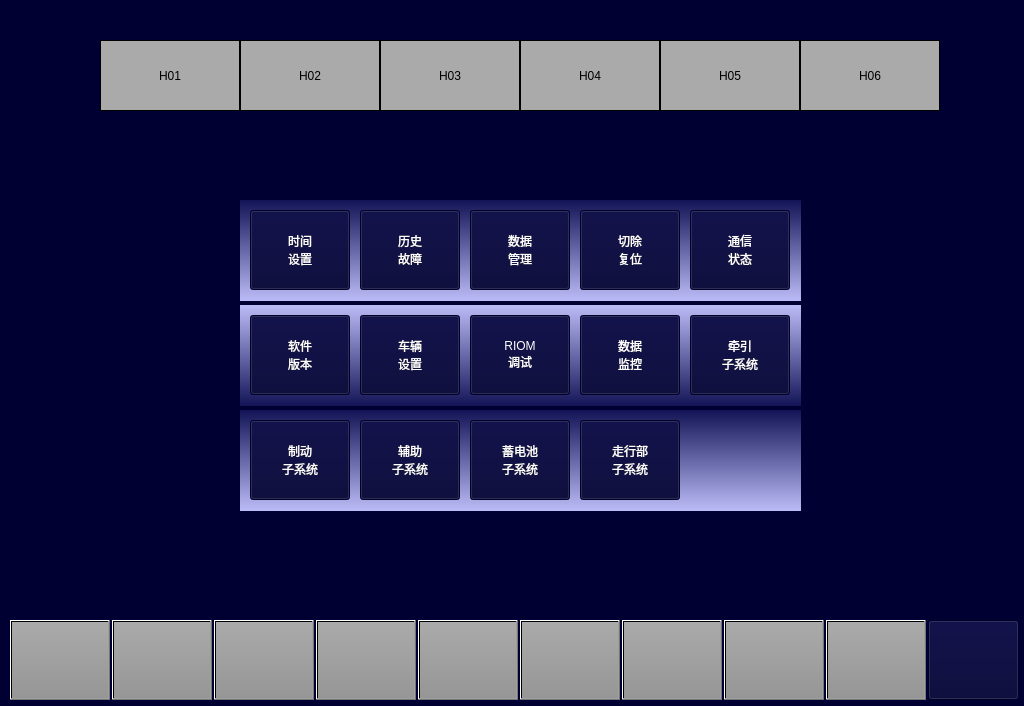
<?xml version="1.0" encoding="UTF-8"?>
<ui version="4.0">
 <class>VehicleMaintainPage</class>
 <widget class="QWidget" name="VehicleMaintainPage">
  <property name="geometry">
   <rect>
    <x>0</x>
    <y>0</y>
    <width>1024</width>
    <height>706</height>
   </rect>
  </property>
  <property name="windowTitle">
   <string>Form</string>
  </property>
  <property name="styleSheet">
   <string notr="true">background-color: rgb(0, 0, 50);</string>
  </property>
  <widget class="QLabel" name="LBLTC2">
   <property name="geometry">
    <rect>
     <x>800</x>
     <y>40</y>
     <width>140</width>
     <height>71</height>
    </rect>
   </property>
   <property name="styleSheet">
    <string notr="true">background-color:rgb(170,170,170);
border:1px solid black;
font:20px &quot;微软雅黑&quot;;</string>
   </property>
   <property name="text">
    <string>H06</string>
   </property>
   <property name="alignment">
    <set>Qt::AlignCenter</set>
   </property>
  </widget>
  <widget class="QLabel" name="LBLM1">
   <property name="geometry">
    <rect>
     <x>380</x>
     <y>40</y>
     <width>140</width>
     <height>71</height>
    </rect>
   </property>
   <property name="styleSheet">
    <string notr="true">background-color:rgb(170,170,170);
border:1px solid black;
font:20px &quot;微软雅黑&quot;;</string>
   </property>
   <property name="text">
    <string>H03</string>
   </property>
   <property name="alignment">
    <set>Qt::AlignCenter</set>
   </property>
  </widget>
  <widget class="QPushButton" name="BTN8">
   <property name="geometry">
    <rect>
     <x>724</x>
     <y>620</y>
     <width>100</width>
     <height>80</height>
    </rect>
   </property>
   <property name="focusPolicy">
    <enum>Qt::NoFocus</enum>
   </property>
   <property name="styleSheet">
    <string notr="true">	font: 20px, &quot;微软雅黑&quot;;
    color: black;
	transparent;background:qlineargradient(spread:pad,x1:0,y1:0,x2:0,y2:1,stop:0 rgba(170,170,170,255),stop:1 rgba(150,150,150,255));
</string>
   </property>
   <property name="text">
    <string/>
   </property>
  </widget>
  <widget class="QPushButton" name="BTN_DataManage">
   <property name="geometry">
    <rect>
     <x>470</x>
     <y>210</y>
     <width>100</width>
     <height>80</height>
    </rect>
   </property>
   <property name="styleSheet">
    <string notr="true">background-color: rgb(0, 0, 50);
color: rgb(255, 255, 255);
font:20px &quot;微软雅黑&quot;;</string>
   </property>
   <property name="text">
    <string>数据
管理</string>
   </property>
  </widget>
  <widget class="QPushButton" name="BTN_HistoryFault">
   <property name="geometry">
    <rect>
     <x>360</x>
     <y>210</y>
     <width>100</width>
     <height>80</height>
    </rect>
   </property>
   <property name="styleSheet">
    <string notr="true">background-color: rgb(0, 0, 50);
color: rgb(255, 255, 255);
font:20px &quot;微软雅黑&quot;;</string>
   </property>
   <property name="text">
    <string>历史
故障</string>
   </property>
  </widget>
  <widget class="QPushButton" name="BTN5">
   <property name="geometry">
    <rect>
     <x>418</x>
     <y>620</y>
     <width>100</width>
     <height>80</height>
    </rect>
   </property>
   <property name="focusPolicy">
    <enum>Qt::NoFocus</enum>
   </property>
   <property name="styleSheet">
    <string notr="true">	font: 20px, &quot;微软雅黑&quot;;
    color: black;
	transparent;background:qlineargradient(spread:pad,x1:0,y1:0,x2:0,y2:1,stop:0 rgba(170,170,170,255),stop:1 rgba(150,150,150,255));
</string>
   </property>
   <property name="text">
    <string/>
   </property>
  </widget>
  <widget class="QLabel" name="LBLM2">
   <property name="geometry">
    <rect>
     <x>520</x>
     <y>40</y>
     <width>140</width>
     <height>71</height>
    </rect>
   </property>
   <property name="styleSheet">
    <string notr="true">background-color:rgb(170,170,170);
border:1px solid black;
font:20px &quot;微软雅黑&quot;;</string>
   </property>
   <property name="text">
    <string>H04</string>
   </property>
   <property name="alignment">
    <set>Qt::AlignCenter</set>
   </property>
  </widget>
  <widget class="QLabel" name="lbl1">
   <property name="geometry">
    <rect>
     <x>240</x>
     <y>200</y>
     <width>561</width>
     <height>101</height>
    </rect>
   </property>
   <property name="styleSheet">
    <string notr="true">background: qlineargradient(x1:0, y1:0, x2:0, y2:1,stop:0 rgb(19,20,87), stop:1 rgb(187,188,247))</string>
   </property>
   <property name="text">
    <string/>
   </property>
  </widget>
  <widget class="QPushButton" name="BTN_ResetCut">
   <property name="geometry">
    <rect>
     <x>580</x>
     <y>210</y>
     <width>100</width>
     <height>80</height>
    </rect>
   </property>
   <property name="styleSheet">
    <string notr="true">background-color: rgb(0, 0, 50);
color: rgb(255, 255, 255);
font:20px &quot;微软雅黑&quot;;</string>
   </property>
   <property name="text">
    <string>切除
复位</string>
   </property>
  </widget>
  <widget class="QPushButton" name="BTN1">
   <property name="geometry">
    <rect>
     <x>10</x>
     <y>620</y>
     <width>100</width>
     <height>80</height>
    </rect>
   </property>
   <property name="focusPolicy">
    <enum>Qt::NoFocus</enum>
   </property>
   <property name="styleSheet">
    <string notr="true">font: 20px, &quot;微软雅黑&quot;;color: black;transparent;background:qlineargradient(spread:pad,x1:0,y1:0,x2:0,y2:1,stop:0 rgba(170,170,170,255),stop:1 rgba(150,150,150,255));</string>
   </property>
   <property name="text">
    <string/>
   </property>
  </widget>
  <widget class="QPushButton" name="BTN_MetroSet">
   <property name="geometry">
    <rect>
     <x>360</x>
     <y>315</y>
     <width>100</width>
     <height>80</height>
    </rect>
   </property>
   <property name="styleSheet">
    <string notr="true">background-color: rgb(0, 0, 50);
color: rgb(255, 255, 255);
font:20px &quot;微软雅黑&quot;;</string>
   </property>
   <property name="text">
    <string>车辆
设置</string>
   </property>
  </widget>
  <widget class="QPushButton" name="BTN3">
   <property name="geometry">
    <rect>
     <x>214</x>
     <y>620</y>
     <width>100</width>
     <height>80</height>
    </rect>
   </property>
   <property name="focusPolicy">
    <enum>Qt::NoFocus</enum>
   </property>
   <property name="styleSheet">
    <string notr="true">	font: 20px, &quot;微软雅黑&quot;;
    color: black;
	transparent;background:qlineargradient(spread:pad,x1:0,y1:0,x2:0,y2:1,stop:0 rgba(170,170,170,255),stop:1 rgba(150,150,150,255));
</string>
   </property>
   <property name="text">
    <string/>
   </property>
  </widget>
  <widget class="QPushButton" name="BTN7">
   <property name="geometry">
    <rect>
     <x>622</x>
     <y>620</y>
     <width>100</width>
     <height>80</height>
    </rect>
   </property>
   <property name="focusPolicy">
    <enum>Qt::NoFocus</enum>
   </property>
   <property name="styleSheet">
    <string notr="true">	font: 20px, &quot;微软雅黑&quot;;
    color: black;
	transparent;background:qlineargradient(spread:pad,x1:0,y1:0,x2:0,y2:1,stop:0 rgba(170,170,170,255),stop:1 rgba(150,150,150,255));
</string>
   </property>
   <property name="text">
    <string/>
   </property>
  </widget>
  <widget class="QPushButton" name="BTN9">
   <property name="geometry">
    <rect>
     <x>826</x>
     <y>620</y>
     <width>100</width>
     <height>80</height>
    </rect>
   </property>
   <property name="focusPolicy">
    <enum>Qt::NoFocus</enum>
   </property>
   <property name="styleSheet">
    <string notr="true">	font: 20px, &quot;微软雅黑&quot;;
    color: black;
	transparent;background:qlineargradient(spread:pad,x1:0,y1:0,x2:0,y2:1,stop:0 rgba(170,170,170,255),stop:1 rgba(150,150,150,255));
</string>
   </property>
   <property name="text">
    <string/>
   </property>
  </widget>
  <widget class="QLabel" name="LBLTC1">
   <property name="geometry">
    <rect>
     <x>100</x>
     <y>40</y>
     <width>140</width>
     <height>71</height>
    </rect>
   </property>
   <property name="styleSheet">
    <string notr="true">background-color:rgb(170,170,170);
border:1px solid black;
font:20px &quot;微软雅黑&quot;;</string>
   </property>
   <property name="text">
    <string>H01</string>
   </property>
   <property name="alignment">
    <set>Qt::AlignCenter</set>
   </property>
  </widget>
  <widget class="QPushButton" name="BTN_RIOMTest">
   <property name="geometry">
    <rect>
     <x>470</x>
     <y>315</y>
     <width>100</width>
     <height>80</height>
    </rect>
   </property>
   <property name="styleSheet">
    <string notr="true">background-color: rgb(0, 0, 50);
color: rgb(255, 255, 255);
font:20px &quot;微软雅黑&quot;;</string>
   </property>
   <property name="text">
    <string>RIOM
调试</string>
   </property>
  </widget>
  <widget class="QLabel" name="LBLMP1">
   <property name="geometry">
    <rect>
     <x>240</x>
     <y>40</y>
     <width>140</width>
     <height>71</height>
    </rect>
   </property>
   <property name="styleSheet">
    <string notr="true">background-color:rgb(170,170,170);
border:1px solid black;
font:20px &quot;微软雅黑&quot;;</string>
   </property>
   <property name="text">
    <string>H02</string>
   </property>
   <property name="alignment">
    <set>Qt::AlignCenter</set>
   </property>
  </widget>
  <widget class="QLabel" name="lbl2">
   <property name="geometry">
    <rect>
     <x>240</x>
     <y>305</y>
     <width>561</width>
     <height>101</height>
    </rect>
   </property>
   <property name="styleSheet">
    <string notr="true">background: qlineargradient(x1:0, y1:0, x2:0, y2:1,stop:0 rgb(187,188,247) , stop:1 rgb(19,20,87))</string>
   </property>
   <property name="text">
    <string/>
   </property>
  </widget>
  <widget class="QPushButton" name="BTN4">
   <property name="geometry">
    <rect>
     <x>316</x>
     <y>620</y>
     <width>100</width>
     <height>80</height>
    </rect>
   </property>
   <property name="focusPolicy">
    <enum>Qt::NoFocus</enum>
   </property>
   <property name="styleSheet">
    <string notr="true">	font: 20px, &quot;微软雅黑&quot;;
    color: black;
	transparent;background:qlineargradient(spread:pad,x1:0,y1:0,x2:0,y2:1,stop:0 rgba(170,170,170,255),stop:1 rgba(150,150,150,255));
</string>
   </property>
   <property name="text">
    <string/>
   </property>
  </widget>
  <widget class="QLabel" name="LBLMP2">
   <property name="geometry">
    <rect>
     <x>660</x>
     <y>40</y>
     <width>140</width>
     <height>71</height>
    </rect>
   </property>
   <property name="styleSheet">
    <string notr="true">background-color:rgb(170,170,170);
border:1px solid black;
font:20px &quot;微软雅黑&quot;;</string>
   </property>
   <property name="text">
    <string>H05</string>
   </property>
   <property name="alignment">
    <set>Qt::AlignCenter</set>
   </property>
  </widget>
  <widget class="QPushButton" name="BTN6">
   <property name="geometry">
    <rect>
     <x>520</x>
     <y>620</y>
     <width>100</width>
     <height>80</height>
    </rect>
   </property>
   <property name="focusPolicy">
    <enum>Qt::NoFocus</enum>
   </property>
   <property name="styleSheet">
    <string notr="true">	font: 20px, &quot;微软雅黑&quot;;
    color: black;
	transparent;background:qlineargradient(spread:pad,x1:0,y1:0,x2:0,y2:1,stop:0 rgba(170,170,170,255),stop:1 rgba(150,150,150,255));
</string>
   </property>
   <property name="text">
    <string/>
   </property>
  </widget>
  <widget class="QPushButton" name="BTNHome">
   <property name="geometry">
    <rect>
     <x>928</x>
     <y>620</y>
     <width>91</width>
     <height>80</height>
    </rect>
   </property>
   <property name="focusPolicy">
    <enum>Qt::NoFocus</enum>
   </property>
   <property name="styleSheet">
    <string notr="true">border-image: url(:/images/image/Home.png);</string>
   </property>
   <property name="text">
    <string/>
   </property>
  </widget>
  <widget class="QPushButton" name="BTN2">
   <property name="geometry">
    <rect>
     <x>112</x>
     <y>620</y>
     <width>100</width>
     <height>80</height>
    </rect>
   </property>
   <property name="focusPolicy">
    <enum>Qt::NoFocus</enum>
   </property>
   <property name="styleSheet">
    <string notr="true">font: 20px, &quot;微软雅黑&quot;;color: black;transparent;background:qlineargradient(spread:pad,x1:0,y1:0,x2:0,y2:1,stop:0 rgba(170,170,170,255),stop:1 rgba(150,150,150,255));</string>
   </property>
   <property name="text">
    <string/>
   </property>
  </widget>
  <widget class="QPushButton" name="BTN_TimeSet">
   <property name="geometry">
    <rect>
     <x>250</x>
     <y>210</y>
     <width>100</width>
     <height>80</height>
    </rect>
   </property>
   <property name="styleSheet">
    <string notr="true">background-color: rgb(0, 0, 50);
color: rgb(255, 255, 255);
font:20px &quot;微软雅黑&quot;;</string>
   </property>
   <property name="text">
    <string>时间
设置</string>
   </property>
  </widget>
  <widget class="QPushButton" name="BTN_CommunicationStatus">
   <property name="geometry">
    <rect>
     <x>690</x>
     <y>210</y>
     <width>100</width>
     <height>80</height>
    </rect>
   </property>
   <property name="styleSheet">
    <string notr="true">background-color: rgb(0, 0, 50);
color: rgb(255, 255, 255);
font:20px &quot;微软雅黑&quot;;</string>
   </property>
   <property name="text">
    <string>通信
状态</string>
   </property>
  </widget>
  <widget class="QPushButton" name="BTN_SoftwareVersion">
   <property name="geometry">
    <rect>
     <x>250</x>
     <y>315</y>
     <width>100</width>
     <height>80</height>
    </rect>
   </property>
   <property name="styleSheet">
    <string notr="true">background-color: rgb(0, 0, 50);
color: rgb(255, 255, 255);
font:20px &quot;微软雅黑&quot;;</string>
   </property>
   <property name="text">
    <string>软件
版本</string>
   </property>
  </widget>
  <widget class="QPushButton" name="BTN_DataMonitor">
   <property name="geometry">
    <rect>
     <x>580</x>
     <y>315</y>
     <width>100</width>
     <height>80</height>
    </rect>
   </property>
   <property name="styleSheet">
    <string notr="true">background-color: rgb(0, 0, 50);
color: rgb(255, 255, 255);
font:20px &quot;微软雅黑&quot;;</string>
   </property>
   <property name="text">
    <string>数据
监控</string>
   </property>
  </widget>
  <widget class="QPushButton" name="BTN_TractSubsystem">
   <property name="geometry">
    <rect>
     <x>690</x>
     <y>315</y>
     <width>100</width>
     <height>80</height>
    </rect>
   </property>
   <property name="styleSheet">
    <string notr="true">background-color: rgb(0, 0, 50);
color: rgb(255, 255, 255);
font:20px &quot;微软雅黑&quot;;</string>
   </property>
   <property name="text">
    <string>牵引
子系统</string>
   </property>
  </widget>
  <widget class="QLabel" name="lbl1_2">
   <property name="geometry">
    <rect>
     <x>240</x>
     <y>410</y>
     <width>561</width>
     <height>101</height>
    </rect>
   </property>
   <property name="styleSheet">
    <string notr="true">background: qlineargradient(x1:0, y1:0, x2:0, y2:1,stop:0 rgb(19,20,87), stop:1 rgb(187,188,247))</string>
   </property>
   <property name="text">
    <string/>
   </property>
  </widget>
  <widget class="QPushButton" name="BTN_BrakeSubsystem">
   <property name="geometry">
    <rect>
     <x>250</x>
     <y>420</y>
     <width>100</width>
     <height>80</height>
    </rect>
   </property>
   <property name="styleSheet">
    <string notr="true">background-color: rgb(0, 0, 50);
color: rgb(255, 255, 255);
font:20px &quot;微软雅黑&quot;;</string>
   </property>
   <property name="text">
    <string>制动
子系统</string>
   </property>
  </widget>
  <widget class="QPushButton" name="BTN_AuxiliarySubsystem">
   <property name="geometry">
    <rect>
     <x>360</x>
     <y>420</y>
     <width>100</width>
     <height>80</height>
    </rect>
   </property>
   <property name="styleSheet">
    <string notr="true">background-color: rgb(0, 0, 50);
color: rgb(255, 255, 255);
font:20px &quot;微软雅黑&quot;;</string>
   </property>
   <property name="text">
    <string>辅助
子系统</string>
   </property>
  </widget>
  <widget class="QPushButton" name="BTN_BatterySubsystem">
   <property name="geometry">
    <rect>
     <x>470</x>
     <y>420</y>
     <width>100</width>
     <height>80</height>
    </rect>
   </property>
   <property name="styleSheet">
    <string notr="true">background-color: rgb(0, 0, 50);
color: rgb(255, 255, 255);
font:20px &quot;微软雅黑&quot;;</string>
   </property>
   <property name="text">
    <string>蓄电池
子系统</string>
   </property>
  </widget>
  <widget class="QPushButton" name="BTN_BogieLampSubsystem">
   <property name="geometry">
    <rect>
     <x>580</x>
     <y>420</y>
     <width>100</width>
     <height>80</height>
    </rect>
   </property>
   <property name="styleSheet">
    <string notr="true">background-color: rgb(0, 0, 50);
color: rgb(255, 255, 255);
font:20px &quot;微软雅黑&quot;;</string>
   </property>
   <property name="text">
    <string>走行部
子系统</string>
   </property>
  </widget>
  <widget class="QPushButton" name="BTN_HMIInitSet">
   <property name="geometry">
    <rect>
     <x>900</x>
     <y>130</y>
     <width>111</width>
     <height>61</height>
    </rect>
   </property>
   <property name="styleSheet">
    <string notr="true">background-color: rgb(0, 0, 50);
border:0px;</string>
   </property>
   <property name="text">
    <string/>
   </property>
  </widget>
  <zorder>lbl1</zorder>
  <zorder>lbl2</zorder>
  <zorder>lbl1_2</zorder>
  <zorder>LBLTC2</zorder>
  <zorder>LBLM1</zorder>
  <zorder>BTN8</zorder>
  <zorder>BTN_DataManage</zorder>
  <zorder>BTN_HistoryFault</zorder>
  <zorder>BTN5</zorder>
  <zorder>LBLM2</zorder>
  <zorder>BTN_ResetCut</zorder>
  <zorder>BTN1</zorder>
  <zorder>BTN_MetroSet</zorder>
  <zorder>BTN3</zorder>
  <zorder>BTN7</zorder>
  <zorder>BTN9</zorder>
  <zorder>LBLTC1</zorder>
  <zorder>BTN_RIOMTest</zorder>
  <zorder>LBLMP1</zorder>
  <zorder>BTN4</zorder>
  <zorder>LBLMP2</zorder>
  <zorder>BTN6</zorder>
  <zorder>BTNHome</zorder>
  <zorder>BTN2</zorder>
  <zorder>BTN_TimeSet</zorder>
  <zorder>BTN_CommunicationStatus</zorder>
  <zorder>BTN_SoftwareVersion</zorder>
  <zorder>BTN_DataMonitor</zorder>
  <zorder>BTN_TractSubsystem</zorder>
  <zorder>BTN_BrakeSubsystem</zorder>
  <zorder>BTN_AuxiliarySubsystem</zorder>
  <zorder>BTN_BatterySubsystem</zorder>
  <zorder>BTN_BogieLampSubsystem</zorder>
  <zorder>BTN_HMIInitSet</zorder>
 </widget>
 <resources/>
 <connections/>
</ui>
